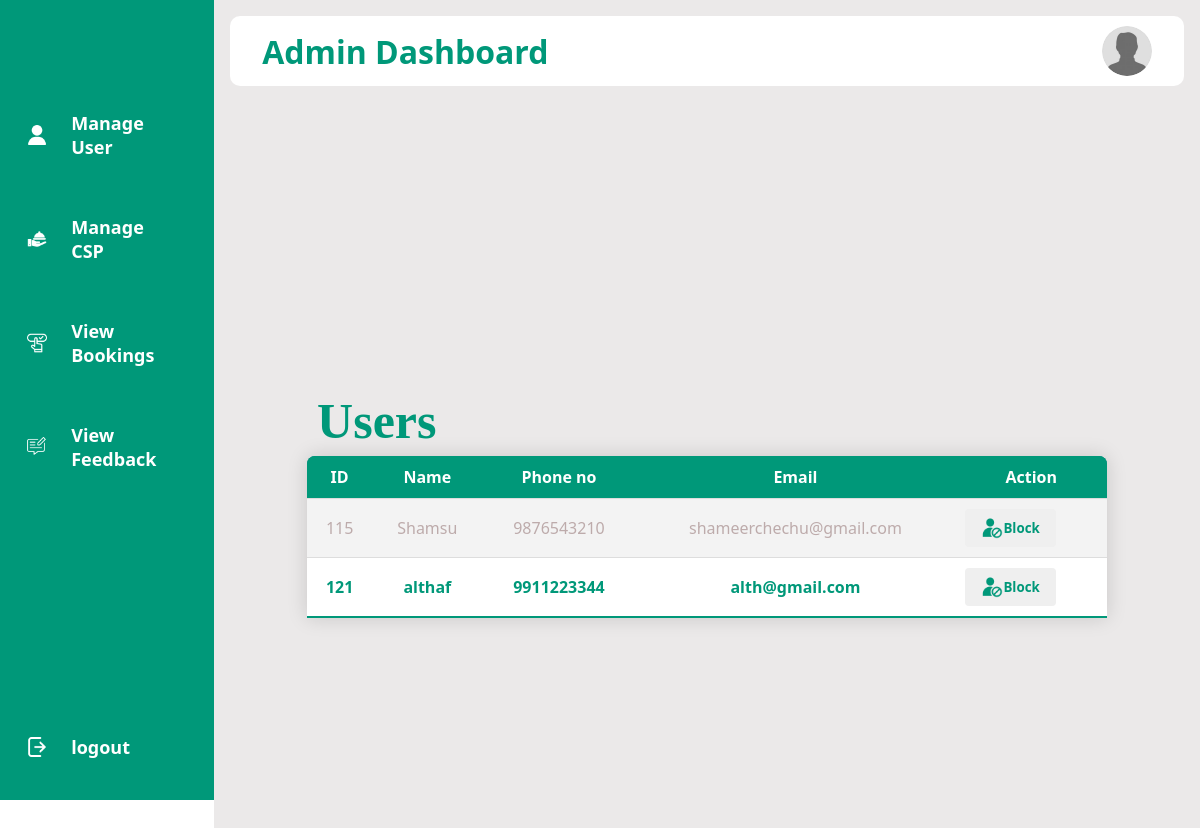
The app's page /admindashboard.php with its own data.
### tables this page shows
CREATE TABLE `user` (
  `userid` int(10) NOT NULL,
  `name` varchar(30) NOT NULL,
  `phno` varchar(15) NOT NULL,
  `email` varchar(50) NOT NULL,
  `password` varchar(30) NOT NULL,
  `usertype` varchar(30) NOT NULL,
  `status` varchar(50) NOT NULL
);

### admindashboard.php (the view, shortened to what this page needs)
<!DOCTYPE html>
<html lang="en">
<head>
    <link rel="stylesheet" href="style/style.css">
</head>
<body class="adm">
    <div class="sidebar">
        <div class="logo">
        </div>
        <ul class="menu">
            <li class="active">
                <a href="">
                    <img src="images/user.png" alt="">
                </a>
            </li>
            <li>
                <a href="managecsp.php">
                    <img src="images/food-service.png" alt="">
                </a>
            </li>
            <li>
                <a href="viewbooking.php">
                    <img src="images/booking.png" alt="">
                </a>
            </li>
            <li>
                <a href="viewfeedback.php">
                    <img src="images/feedback.png" alt="">
                </a>
            </li>
            <li class="logout">
                <a href="login.php">
                    <img src="images/logout.png" alt="">
                </a>
            </li>
        </ul>
    </div>
    <div class="maincontent">
        <div class="wrapper">
            <div class="title">
                <h1>Admin Dashboard</h1>
            </div>
            <div class="info">
                <img src="images/guest-user-250x250.jpg" alt="">
            </div>
        </div>
        <div class="vuser">
            <div class="head">
                <h1>Users</h1>
            </div>
            <table>
                <tr>
                    <th>ID</th>
                    <th>Name</th>
                    <th>Phone no</th>
                    <th>Email</th>
                    <th>Action</th>
                </tr>
                <?php
                    $dbcon = mysqli_connect("localhost", "root", "", "caterease");
                    $sql = "SELECT * FROM `user` WHERE `usertype` = 'User'";
                    $data = mysqli_query($dbcon, $sql);
                    if (mysqli_num_rows($data) > 0) {
                        while ($row = mysqli_fetch_assoc($data)) {
                            $id = $row["userid"];
                            echo "<tr class='hover'>";
                            echo "<td>" . htmlspecialchars($row['userid']) . "</td>";
                            echo "<td>" . htmlspecialchars($row['name']) . "</td>";
                            echo "<td>" . htmlspecialchars($row['phno']) . "</td>";
                            echo "<td>" . htmlspecialchars($row['email']) . "</td>";
                            echo "<td>";
                            if ($row['status'] == "active") {
                                echo "<form method='post'><button name='blockuser' value='{$id}' type='submit' class='block'><img src='images/block-user.png'> Block</button></form>";
                            } else {
                                echo "<form method='post'><button name='unblockuser' value='{$id}' type='submit' class='unblock'><img src='images/unlock.png'> UnBlock</button></form>";
                            }
                            echo "</td>";
                            echo "</tr>";
                        }
                    } else {
                        echo "<tr><td colspan='5'>No users found.</td></tr>";
                    }
                    ?>
            </table>
        </div>
    </div>
</body>
</html>

### style/style.css (style rules this page uses)
* { margin: 0; padding: 0; font-family: system-ui, -apple-system, BlinkMacSystemFont, 'Segoe UI', Roboto, Oxygen, Ubuntu, Cantarell, 'Open Sans', 'Helvetica Neue', sans-serif; }
* { margin: 0; padding: 0; }
.wrapper { width:85%; margin: 0 auto; }
div.vuser { display: flex; justify-content: center; flex-direction: column; align-items: center; height: 100vh; }
div.vuser div.head { height:70px; display: flex; justify-content: space-between; align-items: center; width: 800px; }
div.vuser div.head h1 { font-size: 50px; font-family: serif; color: #009879; margin-left: 10px; }
div.vuser table { background-color: #008080; color: white; width: 800px; border-radius: 8px 8px 0 0; overflow: hidden; box-shadow: 0 0 20px rgb(0,0,0,0.15); }
div.vuser table,th { height: 40px; }
div.vuser table,th,td { border-collapse:collapse ; padding: 10px; align-items: center; text-align: center; }
div.vuser table tr { background-color: #009879; border-bottom: 1px solid #dddddd; }
div.vuser table tr.hover { background-color: rgb(255, 255, 255); color: rgb(189, 171, 171); border-bottom: 1px solid #dddddd; }
div.vuser table tr.hover:nth-of-type(even) { background-color: #f3f3f3; }
div.vuser table tr.hover:last-of-type { border-bottom: 2px solid #009879; }
div.vuser table tr.hover:nth-child(3) { font-weight: bold; color: #009879; }
div.vuser table tr td button { padding: 8px 16px; color: white; border: none; cursor: pointer; border-radius: 4px; transition: background-color 0.3s ease; display: flex; align-items: center; }
div.vuser table tr td button.block { color: #009879; font-weight: 700; }
div.vuser table tr td img { width: 22px; }
* { margin: 0; padding: 0; border: none; outline: none; box-sizing: border-box; font-family: system-ui, -apple-system, BlinkMacSystemFont, 'Segoe UI', Roboto, Oxygen, Ubuntu, Cantarell, 'Open Sans', 'Helvetica Neue', sans-serif; }
body.adm { display: flex; }
div.sidebar { position: sticky; top: 0; left: 0; bottom: 0; width: 80px; height: 100vh; padding: 0 1.7rem; color: #fff; transition: all 0.5s linear; background-color: #009879; overflow: hidden; }
div.sidebar div.logo { height: 80px; padding: 16px; }
div.sidebar ul.menu { height: 88%; position: relative; list-style: none; padding: 0; }
div.sidebar ul.menu li { padding: 25px; padding-left: 0; margin: 6px 0; border-radius: 8px; transition: all 0.5s linear; }
div.sidebar ul.menu li a { color: #fff; font-size: 18px; font-weight: 600; text-decoration: none; display: flex; align-items: center; gap: 1.5rem; }
div.sidebar ul.menu li a img { width: 20px; }
div.sidebar ul.menu li.logout { position: absolute; bottom: 0; left: 0; width: 100%; }
div.maincontent { position: relative; background-color: #ebe9e9; width: 100%; padding: 1rem; }
div.maincontent div.wrapper img { width: 50px; height: 50px; cursor: pointer; border-radius: 50%; }
div.maincontent div.wrapper { display: flex; justify-content: space-between; align-items: center; flex-wrap: wrap; background: #fff; border-radius: 10px; padding: 10px 2rem; margin-bottom: 1rem; width: 100%; }
div.maincontent div.wrapper div.title { color: #009879; }
div.maincontent div.wrapper div.info { display: flex; align-items: center; gap: 1rem; }
div.vuser1 table,th { height: 40px; }
div.vuser1 table,th,td { border-collapse:collapse ; padding: 10px; align-items: center; text-align: center; }

### records on screen
user: name "Shamsu", phno "9876543210", email "shameerchechu@gmail.com", $id 115 (drawn)
user: name "althaf", phno "9911223344", email "alth@gmail.com", $id 121 (drawn)
